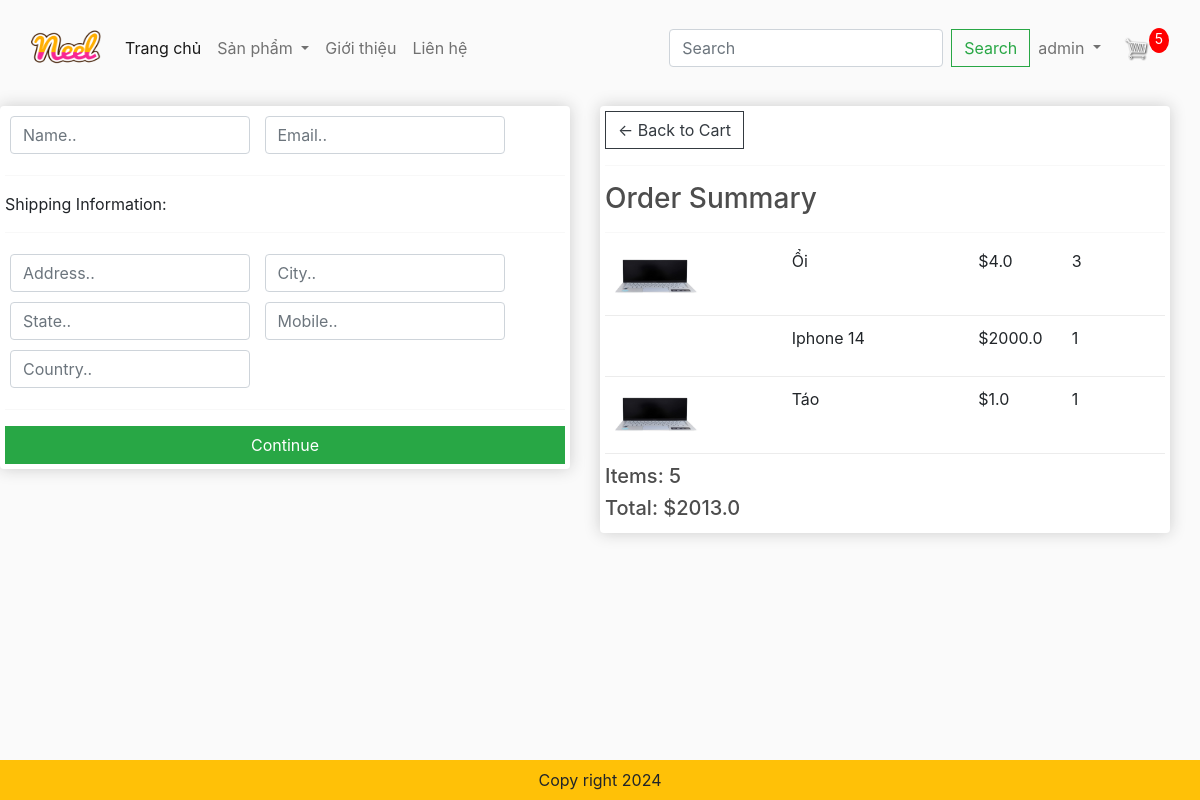
Screenshot of /checkout/ (signed in) with the database file from the repository.
### app/models.py (models this page shows, shortened)
class OrderItem(models.Model):
    product = models.ForeignKey(Product,on_delete=models.SET_NULL,blank=True,null=True)
    order = models.ForeignKey(Order,on_delete=models.SET_NULL,blank=True,null=True)
    quantity = models.IntegerField(default=False,null=True,blank=True)
    date_added = models.DateTimeField(auto_now_add=True)
    @property
    def get_total(self):
        total = self.product.price * self.quantity
        return total

class Product(models.Model):
    category = models.ManyToManyField(Category,related_name='product')
    name = models.CharField(max_length=200,null=True)
    price = models.FloatField()
    digital = models.BooleanField(default=False,null=True,blank=False)
    image = models.ImageField(null=True,blank=True)
    @property
    def ImageURL(self):
        try:
            url = self.image.url
        except:
            url = ''
        return url

class Order(models.Model):
    customer = models.ForeignKey(User,on_delete=models.SET_NULL,blank=True,null=True)
    date_order = models.DateTimeField(auto_now_add=True)
    complete = models.BooleanField(default=False,null=True,blank=True)
    transaction_id = models.CharField(max_length=200,null=True)
    @property
    def get_cart_items(self):
        orderitems = self.orderitem_set.all()
        total = sum([item.quantity for item in orderitems])
        return total
    @property
    def get_cart_total(self):
        orderitems = self.orderitem_set.all()
        total = sum([item.get_total for item in orderitems])
        return total

### app/views.py (the view)
# urls.py: path("checkout/",views.checkout,name ="checkout"),
def checkout(request):
    if request.user.is_authenticated:
        customer = request.user
        order, created = Order.objects.get_or_create(customer=customer, complete=False)
        items = order.orderitem_set.all()
        cartItems = order.get_cart_items
    else:
        items=[]
        order = {'get_cart_items':0,'get_cart_total':0 }
        cartItems = order['get_cart_items']
    context= {'items':items,'order':order, 'cartItems':cartItems}
    return render(request, 'app/checkout.html',context)

### app/templates/app/checkout.html (shortened to what this page needs)
{% extends 'app/base.html' %}
{% load static %}
{% block content_checkout %}
     <div class="row" style='width:100%'>
		<div class="col-lg-6">
			<div class="box-element" id="form-wrapper">
				<form id="form">
					<div id="user-info">
						<div class="form-field">
							<input required class="form-control" type="text" name="name" placeholder="Name..">
						</div>
						<div class="form-field">
							<input required class="form-control" type="email" name="email" placeholder="Email..">
						</div>
					</div>
					<div id="shipping-info">
						<hr>
						<p>Shipping Information:</p>
						<hr>
						<div class="form-field">
							<input class="form-control" type="text" name="address" placeholder="Address..">
						</div>
						<div class="form-field">
							<input class="form-control" type="text" name="city" placeholder="City..">
						</div>
						<div class="form-field">
							<input class="form-control" type="text" name="state" placeholder="State..">
						</div>
						<div class="form-field">
							<input class="form-control" type="text" name="mobile" placeholder="Mobile..">
						</div>
						<div class="form-field">
							<input class="form-control" type="text" name="country" placeholder="Country..">
						</div>
					</div>
					<hr>
					<input id="form-button" class="btn btn-success btn-block" type="submit" value="Continue">
				</form>
			</div>
			<br>
		</div>
		<div class="col-lg-6">
			<div class="box-element">
				<a  class="btn btn-outline-dark" href="{% url 'cart' %}">&#x2190; Back to Cart</a>
				<hr>
				<h3>Order Summary</h3>
				<hr>
				{% for item in items %}
				<div class="cart-row">
					<div style="flex:2"><img class="row-image" src="{{item.product.ImageURL}}"></div>
					<div style="flex:2"><p>{{item.product.name}}</p></div>
					<div style="flex:1"><p>${{item.product.price}}</p></div>
					<div style="flex:1"><p>{{item.quantity}}</p></div>
				</div>
				{% endfor %}
				<h5>Items:   {{order.get_cart_items}}</h5>
				<h5>Total:   ${{order.get_cart_total}}</h5>
			</div>
		</div>
	</div>
{% endblock content_checkout %}

### app/templates/app/base.html (shortened to what this page needs)
{% load static %}
<!DOCTYPE html>
<html>
    <head>
        <link href="https://cdn.jsdelivr.net/npm/bootstrap@5.2.3/dist/css/bootstrap.min.css" rel="stylesheet">
        <link href="{% static 'app/css/style.css'%}" rel="stylesheet"/>
        <link href="{% static 'app/css/owl.carousel.min.css'%}" rel="stylesheet"/>
        <link href="{% static 'app/css/all.min.css'%}" rel="stylesheet"/>
        <link rel="stylesheet" href="https://stackpath.bootstrapcdn.com/bootstrap/4.3.1/css/bootstrap.min.css">
        <link href="https://cdnjs.cloudflare.com/ajax/libs/font-awesome/5.15.4/css/all.min.css" rel="stylesheet">
        <link type="text/css" href="{% static 'app/css/main.css'%}" rel="stylesheet"/>
        <link rel="stylesheet" href="">
    </head>
    <body>
        <nav class="navbar navbar-expand-lg bg-body-tertiary">
            <div class="container-fluid">
              <a class="navbar-brand" href="{% url 'home' %}">
                <img src= "{%static 'app/images/Neel.png'%}" width="70" height="70"/>
              </a>
              <div class="collapse navbar-collapse" id="navbarSupportedContent">
                <ul class="navbar-nav me-auto mb-2 mb-lg-0">
                  <li class="nav-item">
                    <a class="nav-link active" aria-current="page" href="{% url 'home' %}">Trang chủ</a>
                  </li>
                  <li class="nav-item dropdown">
                    <a class="nav-link dropdown-toggle" href="#" role="button" data-bs-toggle="dropdown" aria-expanded="false">
                      Sản phẩm
                    </a>
                  </li>
                  <li class="nav-item">
                    <a class="nav-link" href="#">Giới thiệu</a>
                  </li>
                  <li class="nav-item">
                    <a class="nav-link" href="#">Liên hệ</a>
                  </li>
                </ul>
                <form class="d-flex" role="search" method ="POST" action = "{% url 'search' %}">
                  <input class="form-control me-2" type="search" placeholder="Search" aria-label="Search" name = "searched">
                  <button class="btn btn-outline-success" type="submit">Search</button>
                </form>
              </div>
              <ul class="navbar-nav me-auto mb-2 mb-lg-0">
              {% if user.is_authenticated %}
                <li class="nav-item dropdown">
                  <a class="nav-link dropdown-toggle" href="#" role="button" data-bs-toggle="dropdown" aria-expanded="false">
                    {{request.user}}
                  </a>
                </li>
                <div class="form-inline my-2 my-lg-0">
                  <a href="{% url 'cart'%}"><img id ="cart-icon" src = "{% static 'app/images/cart.png' %}"/></a>
                  <p id="cart-total">{{cartItems}}</p>
                </div>
              {% endif %}
              </ul>
            </div>
          </nav>
     {% block content_checkout %}{% endblock content_checkout%}
      <footer class="container--fluid bg-warning text-center fixed-bottom p-2 mt-5">
        Copy right 2024
      </footer>
    </body>
</html>

### app/static/app/css/main.css (style rules this page uses)
body { background-color: hsl(0, 0%, 98%); }
h1,h2,h3,h4,h5,h6 { color:hsl(0, 0%, 30%); }
.box-element { box-shadow:hsl(0, 0%, 80%) 0 0 16px; background-color: #fff; border-radius: 4px; padding: 5px; }
#cart-icon { width:25px; display: inline-block; margin-left: 15px; }
#cart-total { display: block; text-align: center; color:#fff; background-color: red; width: 20px; height: 25px; border-radius: 50%; font-size: 14px; }
.col-lg-3, .col-lg-4, .col-lg-6, .col-lg-8, .col-lg-12 { margin-top: 10px; }
.btn { border-radius: 0; }
.row-image { width: 100px; }
.form-field { width:250px; display: inline-block; padding: 5px; }
.cart-row { display: flex; align-items: flex-stretch; padding-bottom: 10px; margin-bottom: 10px; border-bottom: 1px solid #ececec; }

### rows the page displays
OrderItem: product.ImageURL (picture), product.name "Ổi", product.price "4.0", quantity "3"
OrderItem: product.name "Iphone 14", product.price "2000.0", quantity "1"
OrderItem: product.ImageURL (picture), product.name "Táo", product.price "1.0", quantity "1"
Order: get_cart_items "5", get_cart_total "2013.0"

### other values shown
{{ request.user }} "admin"
{{ cartItems }} "5"
